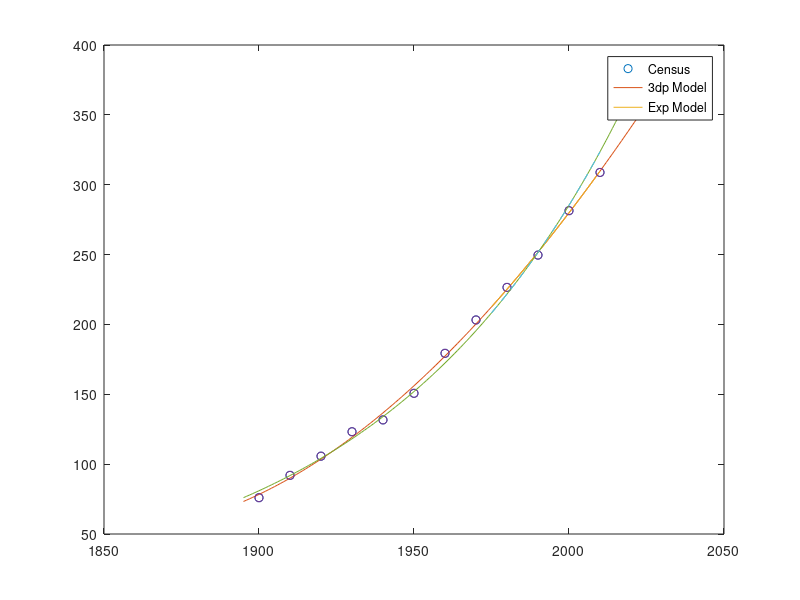

Write the MATLAB code that produced this figure.
function test_population()

disp("Approximating USA population model with 3rd degree poly")

y = [75.995 91.972 105.710 123.200 131.670 150.700 179.320 203.210 226.510 249.630 281.420 308.790]';
t = (1900:10:2010)';
n=length(t);

mu=mean(t); s=std(t);
tn=(t-mu)/s;
A=[tn.^3, tn.^2, tn, ones(n,1)];
c=A\y;

tg=1895:2025;
tgn=(tg-mu)/s;
yg=polyval(c,tgn);

plot(t,y,'o', tg, yg); hold on

w=[1975:2010];
wn=(w-mu)/s;
pe=polyval(c,wn);
plot(w,pe,'-');

Y=log(y);
A=[t, ones(n,1)];
c=A\Y;
lambda=c(1);    
K=exp(c(2));
tg=1895:2025;
yg=K*exp(lambda * tg);
plot(t,y,'o', tg,yg);   hold on

ye= K*exp(lambda*[1975:2010]);
plot([1975:2010], ye, '--');

legend("Census","3dp Model", "Exp Model")

end